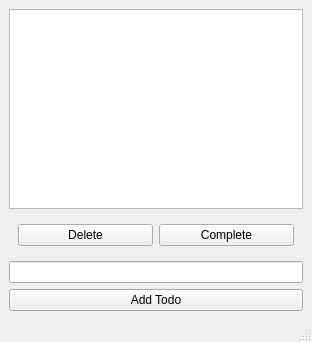
<?xml version="1.0" encoding="UTF-8"?>
<ui version="4.0">
 <class>MainWindow</class>
 <widget class="QMainWindow" name="MainWindow">
  <property name="geometry">
   <rect>
    <x>0</x>
    <y>0</y>
    <width>312</width>
    <height>342</height>
   </rect>
  </property>
  <property name="windowTitle">
   <string>Todo</string>
  </property>
  <widget class="QWidget" name="centralwidget">
   <layout class="QVBoxLayout" name="verticalLayout">
    <item>
     <widget class="QListView" name="todoView">
      <property name="selectionMode">
       <enum>QAbstractItemView::SingleSelection</enum>
      </property>
     </widget>
    </item>
    <item>
     <widget class="QWidget" name="widget" native="true">
      <layout class="QHBoxLayout" name="horizontalLayout">
       <item>
        <widget class="QPushButton" name="deleteButton">
         <property name="text">
          <string>Delete</string>
         </property>
        </widget>
       </item>
       <item>
        <widget class="QPushButton" name="completeButton">
         <property name="text">
          <string>Complete</string>
         </property>
        </widget>
       </item>
      </layout>
     </widget>
    </item>
    <item>
     <widget class="QLineEdit" name="todoEdit"/>
    </item>
    <item>
     <widget class="QPushButton" name="addButton">
      <property name="text">
       <string>Add Todo</string>
      </property>
     </widget>
    </item>
   </layout>
  </widget>
  <widget class="QMenuBar" name="menubar">
   <property name="geometry">
    <rect>
     <x>0</x>
     <y>0</y>
     <width>312</width>
     <height>21</height>
    </rect>
   </property>
  </widget>
  <widget class="QStatusBar" name="statusbar"/>
 </widget>
 <resources/>
 <connections/>
</ui>
